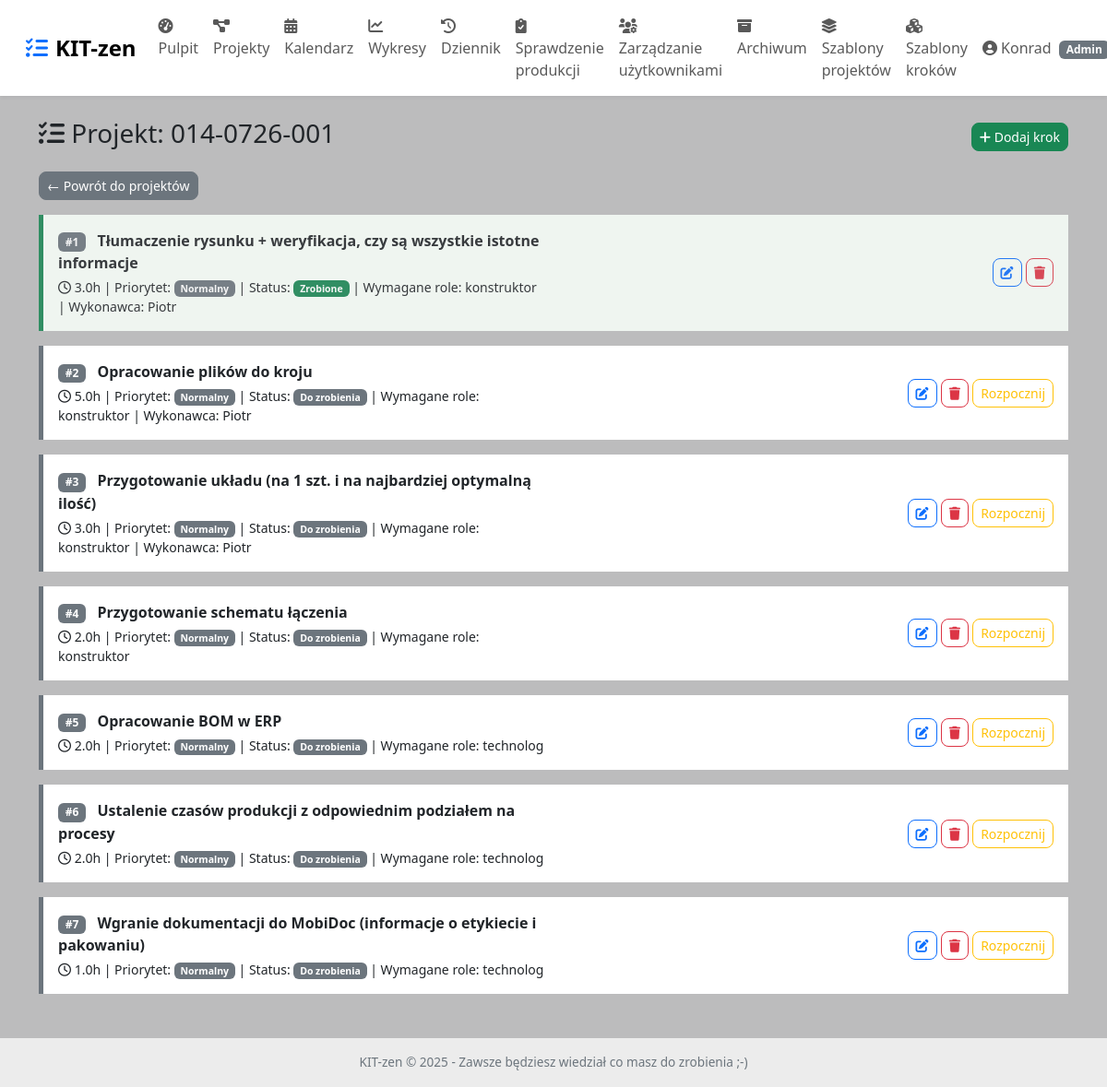
/projects/9/steps (signed in), run on the app's committed database.
### app7/kdeep/app.py (models this page shows, shortened)
class User(UserMixin, db.Model):
    __tablename__ = 'user'
    id = db.Column(db.Integer, primary_key=True)
    username = db.Column(db.String(80), unique=True, nullable=False)
    password = db.Column(db.String(200), nullable=False)
    is_admin = db.Column(db.Boolean, default=False)
    absence_start = db.Column(db.Date, nullable=True)
    absence_end = db.Column(db.Date, nullable=True)
    roles = db.relationship('Role', secondary=user_roles, backref=db.backref('users', lazy='dynamic'))

class Project(db.Model):
    __tablename__ = 'project'
    id = db.Column(db.Integer, primary_key=True)
    name = db.Column(db.String(200), nullable=False)
    description = db.Column(db.Text)
    created_at = db.Column(db.DateTime, default=now_aware)
    deadline = db.Column(db.Date, nullable=True)
    is_archived = db.Column(db.Boolean, default=False)
    steps = db.relationship('Step', backref='project', order_by='Step.position', cascade='all, delete-orphan')

class Step(db.Model):
    __tablename__ = 'step'
    id = db.Column(db.Integer, primary_key=True)
    name = db.Column(db.String(200), nullable=False)
    description = db.Column(db.Text)
    position = db.Column(db.Integer, default=0)
    planned_hours = db.Column(db.Float, default=1.0)
    status = db.Column(db.String(20), default='todo')   # todo, in_progress, paused, done
    required_roles = db.Column(db.String(200), nullable=True)
    assigned_user_id = db.Column(db.Integer, db.ForeignKey('user.id'), nullable=True)
    project_id = db.Column(db.Integer, db.ForeignKey('project.id'), nullable=False)
    status_updated_at = db.Column(db.DateTime, default=now_aware, onupdate=now_aware)
    priority = db.Column(db.String(20), default='normalny')   # normalny, pilny, natychmiast
    started_at = db.Column(db.DateTime, nullable=True)        # zastąpione przez TimeLog, ale zostawiam dla kompatybilności
    actual_hours = db.Column(db.Float, nullable=True)         # obliczane z TimeLog
    assigned_user = db.relationship('User', foreign_keys=[assigned_user_id])

### app7/kdeep/app.py (the view)
@app.route('/projects/<int:project_id>/steps')
@login_required
def project_steps(project_id):
    project = Project.query.get_or_404(project_id)
    steps = Step.query.filter_by(project_id=project_id).order_by(Step.position).all()
    can_edit = current_user.is_admin
    return render_template('project_steps.html', project=project, steps=steps, can_edit=can_edit)

### app7/kdeep/app.py (called while the page is built)
@login_manager.user_loader
def load_user(user_id):
    return User.query.get(int(user_id))

### app7/kdeep/templates/project_steps.html (shortened to what this page needs)
{% extends "base.html" %}
{% block content %}
<div class="d-flex justify-content-between align-items-center">
    <h3><i class="fas fa-list-check"></i> Projekt: {{ project.name }}</h3>
    {% if can_edit %}<a href="{{ url_for('add_step', project_id=project.id) }}" class="btn btn-sm btn-success"><i class="fas fa-plus"></i> Dodaj krok</a>{% endif %}
</div>
<div class="mb-3">
    <a href="{{ url_for('project_list') }}" class="btn btn-secondary btn-sm">&larr; Powrót do projektów</a>
</div>
<div class="row">
    {% for step in steps %}
    <div class="col-12 mb-3">
        <div class="step-card p-3 {{ step.status }}">
            <div class="row align-items-center">
                <div class="col-md-6">
                    <span class="badge bg-secondary me-2">#{{ step.position+1 }}</span>
                    <strong>{{ step.name }}</strong>
                    <div class="small mt-1">
                        <i class="far fa-clock"></i> {{ step.planned_hours }}h |
                        Priorytet:
                        {% if step.priority == 'natychmiast' %}
                            <span class="badge bg-danger">Natychmiast</span>
                        {% elif step.priority == 'pilny' %}
                            <span class="badge bg-warning text-dark">Pilny</span>
                        {% else %}
                            <span class="badge bg-secondary">Normalny</span>
                        {% endif %}
                        | Status:
                        <span class="badge
                            {% if step.status == 'todo' %}bg-secondary
                            {% elif step.status == 'in_progress' %}bg-warning
                            {% elif step.status == 'paused' %}bg-secondary
                            {% else %}bg-success{% endif %}">
                            {% if step.status == 'todo' %}Do zrobienia
                            {% elif step.status == 'in_progress' %}W trakcie
                            {% elif step.status == 'paused' %}Wstrzymane
                            {% else %}Zrobione{% endif %}
                        </span>
                        {% if step.required_roles %} | Wymagane role: {{ step.required_roles }}{% endif %}
                        {% if step.assigned_user %} | Wykonawca: {{ step.assigned_user.username }}{% endif %}
                    </div>
                </div>
                <div class="col-md-6 text-end">
                    {% if can_edit %}
                    <a href="{{ url_for('edit_step', project_id=project.id, step_id=step.id) }}" class="btn btn-sm btn-outline-primary"><i class="fas fa-edit"></i></a>
                    <a href="{{ url_for('delete_step', project_id=project.id, step_id=step.id) }}" class="btn btn-sm btn-outline-danger" onclick="return confirm('Usunąć krok?')"><i class="fas fa-trash"></i></a>
                    {% endif %}
                    {% if step.status != 'done' %}
                        {% if step.status == 'todo' %}
                        <a href="{{ url_for('change_step_status', step_id=step.id, status='in_progress') }}" class="btn btn-sm btn-outline-warning">Rozpocznij</a>
                        {% elif step.status == 'in_progress' %}
                        <a href="{{ url_for('change_step_status', step_id=step.id, status='paused') }}" class="btn btn-sm btn-outline-secondary">⏸️ Wstrzymaj</a>
                        <a href="{{ url_for('change_step_status', step_id=step.id, status='done') }}" class="btn btn-sm btn-outline-success">Zakończ</a>
                        {% elif step.status == 'paused' %}
                        <a href="{{ url_for('change_step_status', step_id=step.id, status='in_progress') }}" class="btn btn-sm btn-outline-primary">▶️ Wznów</a>
                        <a href="{{ url_for('change_step_status', step_id=step.id, status='done') }}" class="btn btn-sm btn-outline-success">Zakończ</a>
                        {% endif %}
                    {% endif %}
                </div>
            </div>
        </div>
    </div>
    {% else %}
    <div class="col-12"><div class="alert alert-warning">Brak kroków w projekcie.</div></div>
    {% endfor %}
</div>
{% endblock %}

### app7/kdeep/templates/base.html (shortened to what this page needs)
<!DOCTYPE html>
<html lang="pl">
<head>
    <link href="https://cdn.jsdelivr.net/npm/bootstrap@5.3.0/dist/css/bootstrap.min.css" rel="stylesheet">
    <link rel="stylesheet" href="https://cdnjs.cloudflare.com/ajax/libs/font-awesome/6.0.0/css/all.min.css">
</head>
<body>
<nav class="navbar navbar-expand-lg bg-white px-3 py-2">
    <div class="container-fluid">
        <a class="navbar-brand" href="{{ url_for('dashboard') }}">
            <i class="fas fa-tasks me-2 text-primary"></i>KIT-zen
        </a>
        <div class="collapse navbar-collapse" id="navbarMain">
            <ul class="navbar-nav me-auto mb-2 mb-lg-0">
                <li class="nav-item"><a class="nav-link" href="{{ url_for('dashboard') }}"><i class="fas fa-tachometer-alt"></i> Pulpit</a></li>
                <li class="nav-item"><a class="nav-link" href="{{ url_for('project_list') }}"><i class="fas fa-project-diagram"></i> Projekty</a></li>
                <li class="nav-item"><a class="nav-link" href="{{ url_for('calendar_view') }}"><i class="fas fa-calendar-alt"></i> Kalendarz</a></li>
                <li class="nav-item"><a class="nav-link" href="{{ url_for('charts') }}"><i class="fas fa-chart-line"></i> Wykresy</a></li>
                <li class="nav-item"><a class="nav-link" href="{{ url_for('view_logs') }}"><i class="fas fa-history"></i> Dziennik</a></li>
                {% if current_user.is_authenticated and (current_user.is_admin or current_user.has_role('technolog')) %}
                <li class="nav-item"><a class="nav-link" href="{{ url_for('sprawdzenie_produkcji') }}"><i class="fas fa-clipboard-check"></i> Sprawdzenie produkcji</a></li>
                {% endif %}
                {% if current_user.is_admin %}
                <li class="nav-item"><a class="nav-link" href="{{ url_for('admin_users') }}"><i class="fas fa-users-cog"></i> Zarządzanie użytkownikami</a></li>
                <li class="nav-item"><a class="nav-link" href="{{ url_for('archive') }}"><i class="fas fa-archive"></i> Archiwum</a></li>
                <li class="nav-item"><a class="nav-link" href="{{ url_for('list_project_templates') }}"><i class="fas fa-layer-group"></i> Szablony projektów</a></li>
                <li class="nav-item"><a class="nav-link" href="{{ url_for('list_step_templates') }}"><i class="fas fa-cubes"></i> Szablony kroków</a></li>
                {% endif %}
            </ul>
            <ul class="navbar-nav ms-auto">
                <li class="nav-item dropdown">
                    <a class="nav-link dropdown-toggle" href="#" id="userDropdown" role="button" data-bs-toggle="dropdown">
                        <i class="fas fa-user-circle"></i> {{ current_user.username }}
                        {% if current_user.is_admin %}<span class="badge bg-secondary ms-1">Admin</span>{% endif %}
                    </a>
                </li>
            </ul>
        </div>
    </div>
</nav>
<div class="container mt-4">
    {% block content %}{% endblock %}
</div>
<div class="footer">
    KIT-zen &copy; 2025 - Zawsze będziesz wiedział co masz do zrobienia ;-)
</div>
</body>
</html>

### app7/kdeep/templates/base.html (style rules this page uses)
body { background-color: #bcbcbd; font-family: 'Segoe UI', Roboto, 'Helvetica Neue', sans-serif; }
.navbar-brand { font-weight: bold; font-size: 1.5rem; }
.navbar { box-shadow: 0 2px 4px rgba(0,0,0,0.05); }
.btn-sm { border-radius: 0.5rem; }
.step-card { transition: 0.2s; border-left: 5px solid #0d6efd; }
.step-card.todo { border-left-color: #6c757d; background-color: #fff; }
.step-card.done { border-left-color: #198754; background-color: #f8fff9; opacity: 0.85; }
.footer { text-align: center; background-color: #ececec; margin-top: 2rem; padding: 1rem; color: #6c757d; font-size: 0.85rem; }

### data on the page
User: username "Konrad"
Project: name "014-0726-001"
Step: step.position+1 "1", name "Tłumaczenie rysunku + weryfikacja, czy są wszystkie istotne informacje", planned_hours "3.0", priority "Normalny", status "Zrobione", required_roles "konstruktor", assigned_user.username "Piotr"
Step: step.position+1 "2", name "Opracowanie plików do kroju", planned_hours "5.0", priority "Normalny", status "Do zrobienia", required_roles "konstruktor", assigned_user.username "Piotr"
Step: step.position+1 "3", name "Przygotowanie układu (na 1 szt. i na najbardziej optymalną ilość)", planned_hours "3.0", priority "Normalny", status "Do zrobienia", required_roles "konstruktor", assigned_user.username "Piotr"
Step: step.position+1 "4", name "Przygotowanie schematu łączenia", planned_hours "2.0", priority "Normalny", status "Do zrobienia", required_roles "konstruktor"
Step: step.position+1 "5", name "Opracowanie BOM w ERP", planned_hours "2.0", priority "Normalny", status "Do zrobienia", required_roles "technolog"
Step: step.position+1 "6", name "Ustalenie czasów produkcji z odpowiednim podziałem na procesy", planned_hours "2.0", priority "Normalny", status "Do zrobienia", required_roles "technolog"
Step: step.position+1 "7", name "Wgranie dokumentacji do MobiDoc (informacje o etykiecie i pakowaniu)", planned_hours "1.0", priority "Normalny", status "Do zrobienia", required_roles "technolog"
